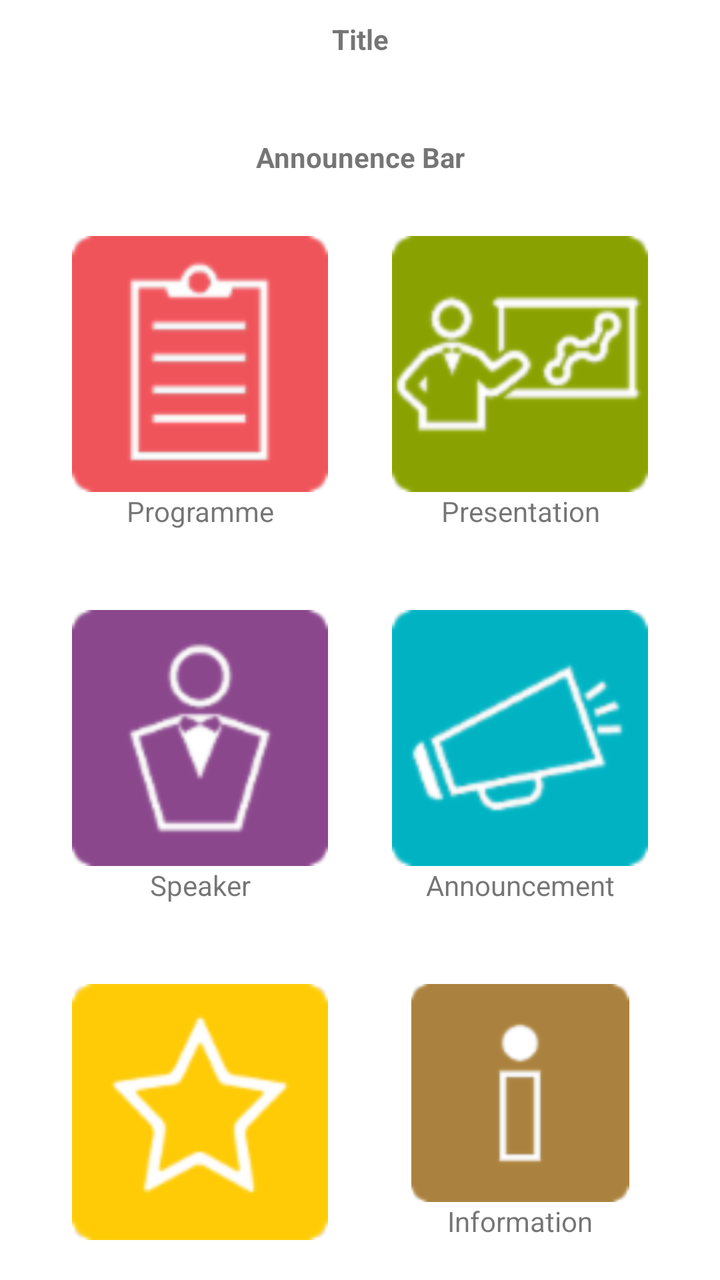
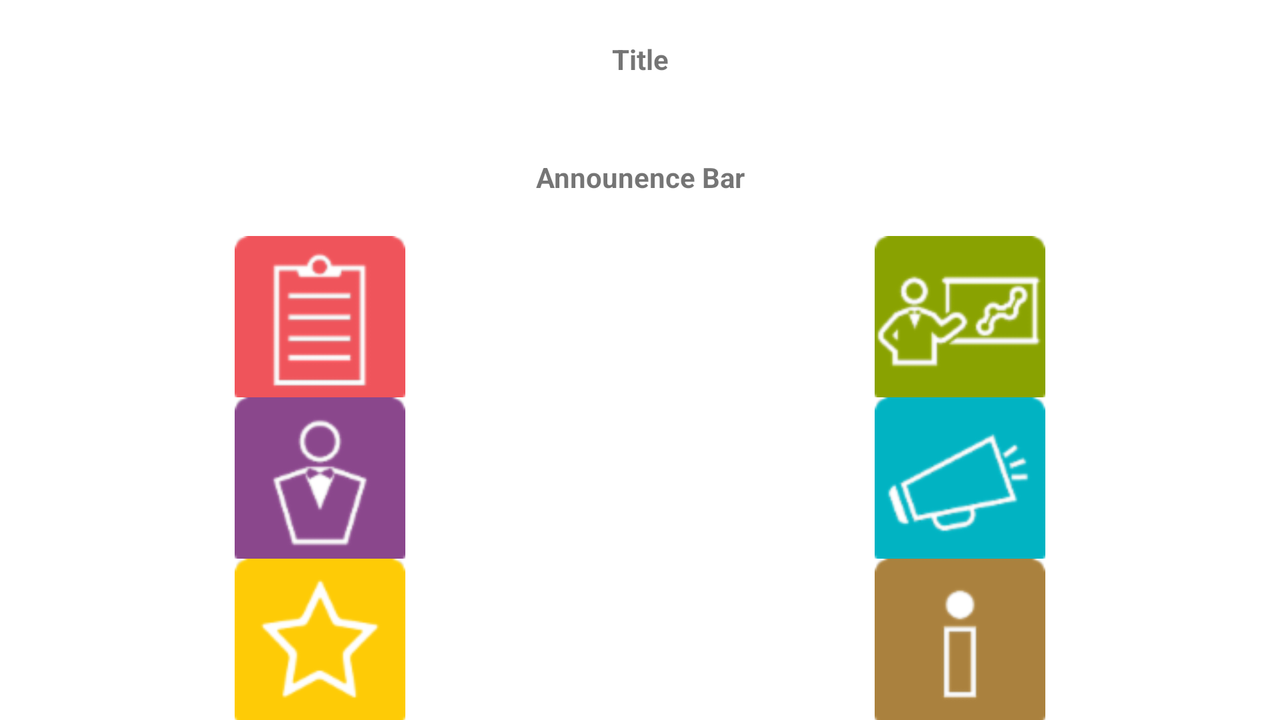

An Android layout and its configuration variant, each rendered on a device that would load it. The default file and the variant file are quoted in full after the pictures.
<!-- AndroidManifest.xml: application theme Theme.PBLSFirstPrototype -->
<!-- res/layout/activity_main.xml -->
<?xml version="1.0" encoding="utf-8"?>
<LinearLayout xmlns:android="http://schemas.android.com/apk/res/android"
    xmlns:app="http://schemas.android.com/apk/res-auto"
    xmlns:tools="http://schemas.android.com/tools"
    android:orientation="vertical"
    android:layout_width="match_parent"
    android:layout_height="match_parent"
    tools:context=".MainActivity">


    <TextView
        android:layout_width="match_parent"
        android:layout_height="wrap_content"
        android:text="Title"
        android:textStyle="bold"
        android:padding="10dp"
        android:gravity="center_horizontal"
        />

    <TextView
        android:layout_width="match_parent"
        android:layout_height="wrap_content"
        android:text="Announence Bar"
        android:layout_marginTop="20dp"
        android:textStyle="bold"
        android:padding="10dp"
        android:gravity="center_horizontal"
        />

    <LinearLayout
        android:layout_width="match_parent"
        android:layout_height="wrap_content"
        android:padding="20dp"
        android:orientation="horizontal">

        <LinearLayout
            android:layout_width="0dp"
            android:layout_height="wrap_content"
            android:orientation="vertical"
            android:layout_weight="5">

            <ImageView
                android:layout_gravity="center"
                android:layout_width="128dp"
                android:layout_height="128dp"
                android:id="@+id/ivProgramme"
                android:src="@drawable/programme" />

            <TextView
                android:layout_width="match_parent"
                android:layout_height="wrap_content"
                android:text="Programme"
                android:gravity="center_horizontal" />
        </LinearLayout>

        <LinearLayout
            android:layout_width="0dp"
            android:layout_height="wrap_content"
            android:orientation="vertical"
            android:layout_weight="5">

            <ImageView
                android:layout_gravity="center"
                android:layout_width="128dp"
                android:layout_height="128dp"
                android:layout_weight="5"
                android:id="@+id/ivPresentation"
                android:src="@drawable/presentation" />

            <TextView
                android:layout_width="match_parent"
                android:layout_height="wrap_content"
                android:text="Presentation"
                android:gravity="center_horizontal" />

        </LinearLayout>

    </LinearLayout>

    <LinearLayout
        android:layout_width="match_parent"
        android:layout_height="wrap_content"
        android:padding="20dp"
        android:orientation="horizontal">

        <LinearLayout
            android:layout_width="0dp"
            android:layout_height="wrap_content"
            android:orientation="vertical"
            android:layout_weight="5">

            <ImageView
                android:layout_gravity="center"
                android:layout_width="128dp"
                android:layout_height="128dp"
                android:id="@+id/ivSpeaker"
                android:src="@drawable/keynote_speaker" />

            <TextView
                android:layout_width="match_parent"
                android:layout_height="wrap_content"
                android:text="Speaker"
                android:gravity="center_horizontal" />

        </LinearLayout>

        <LinearLayout
            android:layout_width="0dp"
            android:layout_height="wrap_content"
            android:orientation="vertical"
            android:layout_weight="5">

            <ImageView
                android:layout_gravity="center"
                android:layout_width="128dp"
                android:layout_height="128dp"
                android:layout_weight="5"
                android:id="@+id/ivAnnouncement"
                android:src="@drawable/announcement" />

            <TextView
                android:layout_width="match_parent"
                android:layout_height="wrap_content"
                android:text="Announcement"
                android:gravity="center_horizontal" />

        </LinearLayout>

    </LinearLayout>

    <LinearLayout
        android:layout_width="match_parent"
        android:layout_height="wrap_content"
        android:padding="20dp"
        android:orientation="horizontal">

        <LinearLayout
            android:layout_width="0dp"
            android:layout_height="wrap_content"
            android:orientation="vertical"
            android:layout_weight="5">

            <ImageView
                android:layout_gravity="center"
                android:layout_width="128dp"
                android:layout_height="128dp"
                android:id="@+id/ivFavourite"
                android:src="@drawable/fav" />

            <TextView
                android:layout_width="match_parent"
                android:layout_height="wrap_content"
                android:text="Favourite"
                android:gravity="center_horizontal" />
        </LinearLayout>

        <LinearLayout
            android:layout_width="0dp"
            android:layout_height="wrap_content"
            android:orientation="vertical"
            android:layout_weight="5">

            <ImageView
                android:layout_gravity="center"
                android:layout_width="128dp"
                android:layout_height="128dp"
                android:layout_weight="5"
                android:id="@+id/ivInformation"
                android:src="@drawable/infomation" />

            <TextView
                android:layout_width="match_parent"
                android:layout_height="wrap_content"
                android:text="Information"
                android:gravity="center_horizontal" />

        </LinearLayout>

    </LinearLayout>

</LinearLayout>
<!-- resources referenced by this layout -->
<resources>
  <!-- drawable announcement: png bitmap (drawable, 4900 bytes) -->
  <!-- drawable fav: png bitmap (drawable, 3318 bytes) -->
  <!-- drawable infomation: png bitmap (drawable, 1461 bytes) -->
  <!-- drawable keynote_speaker: png bitmap (drawable, 4298 bytes) -->
  <!-- drawable presentation: png bitmap (drawable, 5283 bytes) -->
  <!-- drawable programme: png bitmap (drawable, 2076 bytes) -->
  <style name="Theme.PBLSFirstPrototype" parent="Theme.MaterialComponents.DayNight.DarkActionBar">
          
          <item name="colorPrimary">@color/purple_500</item>
          <item name="colorPrimaryVariant">@color/purple_700</item>
          <item name="colorOnPrimary">@color/white</item>
          
          <item name="colorSecondary">@color/teal_200</item>
          <item name="colorSecondaryVariant">@color/teal_700</item>
          <item name="colorOnSecondary">@color/black</item>
          
          <item name="android:statusBarColor" tools:targetApi="l">?attr/colorPrimaryVariant</item>
          
      </style>
</resources>
<!-- res/layout-land/activity_main.xml (the repository's variant of the layout above) -->
<!-- drawn on the phone turned sideways -->
<?xml version="1.0" encoding="utf-8"?>
<LinearLayout xmlns:android="http://schemas.android.com/apk/res/android"
    xmlns:app="http://schemas.android.com/apk/res-auto"
    xmlns:tools="http://schemas.android.com/tools"
    android:orientation="vertical"
    android:layout_width="match_parent"
    android:layout_height="match_parent"
    tools:context=".MainActivity">

    <TextView
        android:layout_margin="10sp"
        android:layout_width="match_parent"
        android:layout_height="wrap_content"
        android:text="Title"
        android:textStyle="bold"
        android:padding="10dp"
        android:gravity="center_horizontal"
        />
    <TextView
        android:layout_margin="10sp"
        android:layout_width="match_parent"
        android:layout_height="wrap_content"
        android:text="Announence Bar"
        android:textStyle="bold"
        android:padding="10dp"
        android:gravity="center_horizontal"
        />

    <LinearLayout
        android:layout_width="match_parent"
        android:layout_height="match_parent"
        android:orientation="vertical"
        android:weightSum="3">
        <LinearLayout
            android:gravity="center"
            android:layout_width="match_parent"
            android:layout_height="wrap_content"
            android:orientation="horizontal"
            android:layout_weight="1"
            android:weightSum="1">

            <LinearLayout
                android:layout_width="0dp"
                android:layout_height="wrap_content"
                android:orientation="vertical"
                android:layout_weight="0.5">

                <ImageView
                    android:id="@+id/ivProgramme"
                    android:layout_gravity="center"
                    android:layout_width="256px"
                    android:layout_height="256px"
                    android:src="@drawable/programme"/>

                <TextView
                    android:gravity="center"
                    android:layout_width="match_parent"
                    android:layout_height="wrap_content"
                    android:text="Programme"/>

            </LinearLayout>

            <LinearLayout
                android:layout_width="0dp"
                android:layout_height="wrap_content"
                android:layout_weight="0.5"
                android:orientation="vertical">

                <ImageView
                    android:id="@+id/ivPresentation"
                    android:layout_gravity="center"
                    android:layout_width="256px"
                    android:layout_height="256px"
                    android:src="@drawable/presentation"/>

                <TextView
                    android:gravity="center"
                    android:layout_width="match_parent"
                    android:layout_height="wrap_content"
                    android:text="Presentation"/>

            </LinearLayout>
        </LinearLayout>
        <LinearLayout
            android:gravity="center"
            android:layout_width="match_parent"
            android:layout_height="wrap_content"
            android:orientation="horizontal"
            android:layout_weight="1"
            android:weightSum="1">

            <LinearLayout
                android:layout_width="0dp"
                android:layout_height="wrap_content"
                android:orientation="vertical"
                android:layout_weight="0.5">

                <ImageView
                    android:id="@+id/ivSpeaker"
                    android:layout_gravity="center"
                    android:layout_width="256px"
                    android:layout_height="256px"
                    android:src="@drawable/keynote_speaker"/>

                <TextView
                    android:gravity="center"
                    android:layout_width="match_parent"
                    android:layout_height="wrap_content"
                    android:text="Speaker"/>

            </LinearLayout>

            <LinearLayout
                android:layout_width="0dp"
                android:layout_height="wrap_content"
                android:layout_weight="0.5"
                android:orientation="vertical">

                <ImageView
                    android:id="@+id/ivAnnouncement"
                    android:layout_gravity="center"
                    android:layout_width="256px"
                    android:layout_height="256px"
                    android:src="@drawable/announcement"/>

                <TextView
                    android:gravity="center"
                    android:layout_width="match_parent"
                    android:layout_height="wrap_content"
                    android:text="Announcement"/>

            </LinearLayout>
        </LinearLayout>
        <LinearLayout
            android:gravity="center"
            android:layout_width="match_parent"
            android:layout_height="wrap_content"
            android:orientation="horizontal"
            android:layout_weight="1"
            android:weightSum="1">

            <LinearLayout
                android:layout_width="0dp"
                android:layout_height="wrap_content"
                android:orientation="vertical"
                android:layout_weight="0.5">

                <ImageView
                    android:id="@+id/ivFavourite"
                    android:layout_gravity="center"
                    android:layout_width="256px"
                    android:layout_height="256px"
                    android:src="@drawable/fav"/>

                <TextView
                    android:gravity="center"
                    android:layout_width="match_parent"
                    android:layout_height="wrap_content"
                    android:text="Favourite"/>

            </LinearLayout>

            <LinearLayout
                android:layout_width="0dp"
                android:layout_height="wrap_content"
                android:layout_weight="0.5"
                android:orientation="vertical">

                <ImageView
                    android:id="@+id/ivInformation"
                    android:layout_gravity="center"
                    android:layout_width="256px"
                    android:layout_height="256px"
                    android:src="@drawable/infomation"/>

                <TextView
                    android:gravity="center"
                    android:layout_width="match_parent"
                    android:layout_height="wrap_content"
                    android:text="Information"/>

            </LinearLayout>
        </LinearLayout>
    </LinearLayout>



</LinearLayout>
